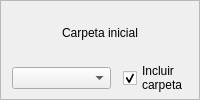
                   <widget class="QFrame" name="frame_7">
                    <property name="frameShape">
                     <enum>QFrame::Shape::StyledPanel</enum>
                    </property>
                    <property name="frameShadow">
                     <enum>QFrame::Shadow::Raised</enum>
                    </property>
                    <layout class="QGridLayout" name="gridLayout_2">
                     <property name="topMargin">
                      <number>4</number>
                     </property>
                     <property name="bottomMargin">
                      <number>4</number>
                     </property>
                     <property name="verticalSpacing">
                      <number>0</number>
                     </property>
                     <item row="1" column="0">
                      <widget class="QComboBox" name="cbCarpetaIni">
                       <property name="enabled">
                        <bool>true</bool>
                       </property>
                       <property name="sizePolicy">
                        <sizepolicy hsizetype="Expanding" vsizetype="Fixed">
                         <horstretch>0</horstretch>
                         <verstretch>0</verstretch>
                        </sizepolicy>
                       </property>
                       <property name="toolTip">
                        <string>Carpeta inicial</string>
                       </property>
                       <property name="statusTip">
                        <string>Carpeta más externa del ajuste.</string>
                       </property>
                      </widget>
                     </item>
                     <item row="1" column="2">
                      <widget class="QCheckBox" name="chbIncluirCarp">
                       <property name="text">
                        <string>Incluir
carpeta</string>
                       </property>
                       <property name="checked">
                        <bool>true</bool>
                       </property>
                      </widget>
                     </item>
                     <item row="0" column="0" colspan="3">
                      <widget class="QLabel" name="lbInicial">
                       <property name="text">
                        <string>Carpeta inicial</string>
                       </property>
                       <property name="alignment">
                        <set>Qt::AlignmentFlag::AlignCenter</set>
                       </property>
                      </widget>
                     </item>
                    </layout>
                   </widget>
